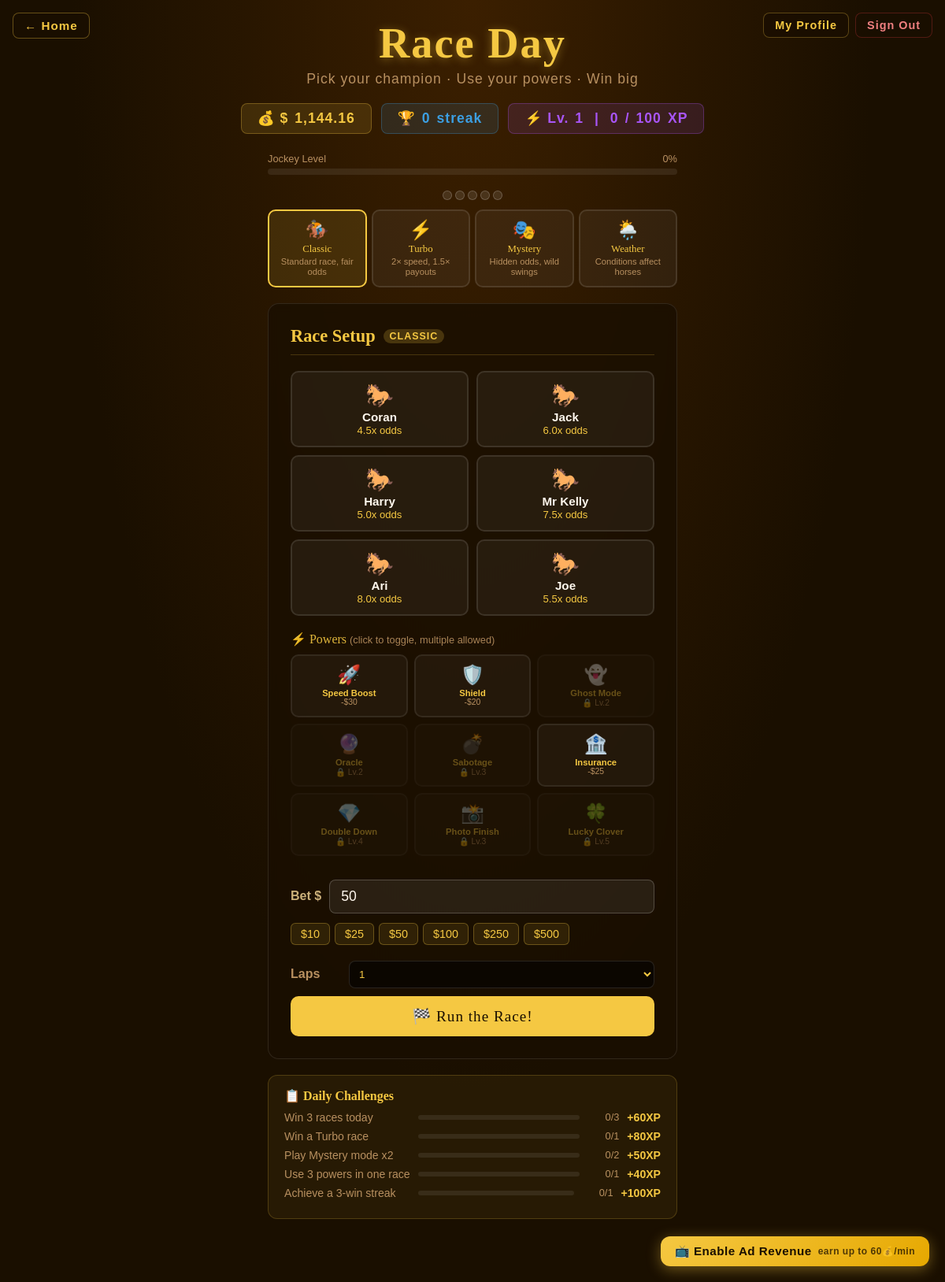
/race (signed in), run on an earlier commit of the app's database.
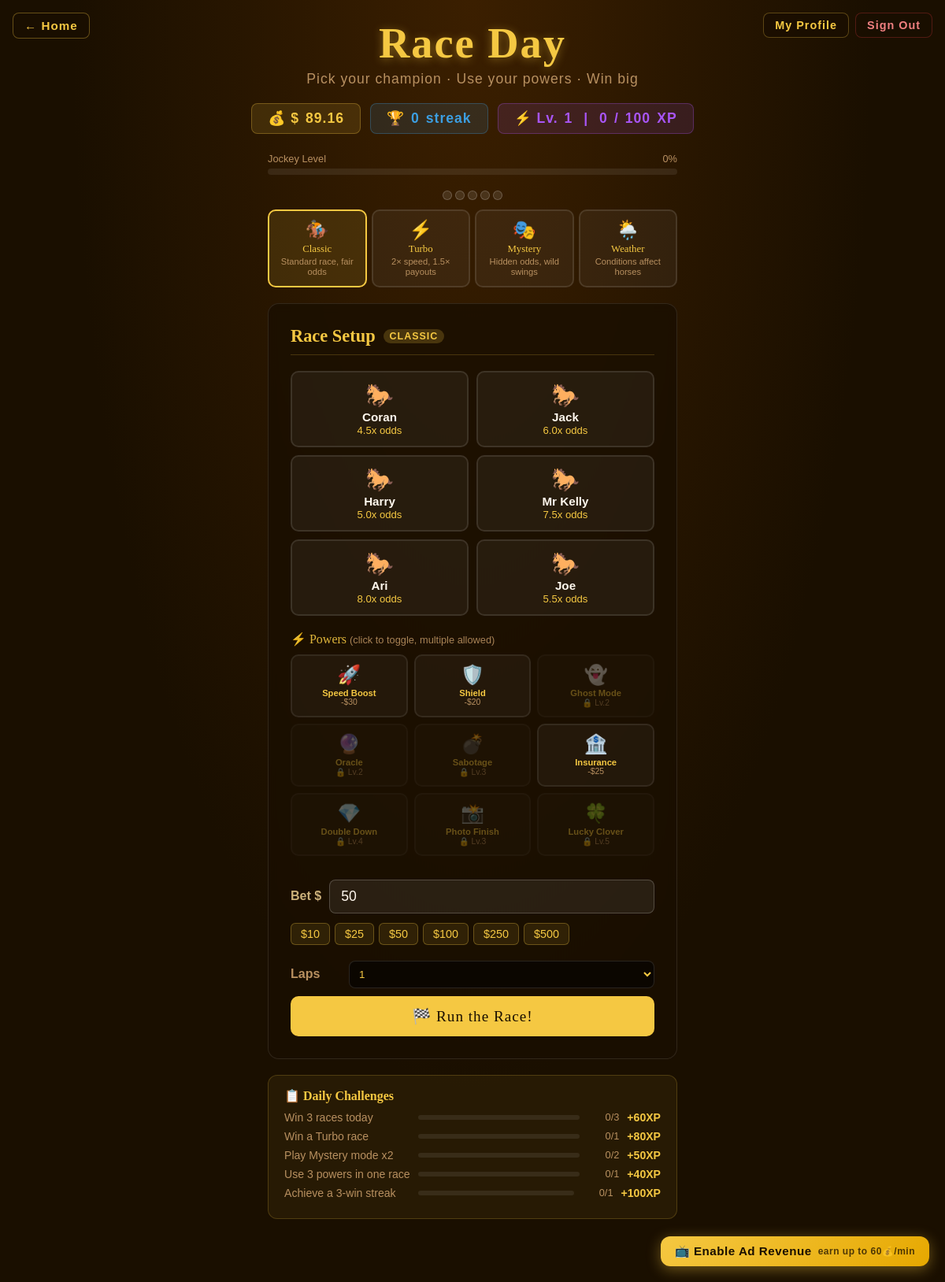
And on a later commit of the database.
### tables this page shows
CREATE TABLE users (
            id            INTEGER PRIMARY KEY AUTOINCREMENT,
            username      TEXT    NOT NULL UNIQUE,
            email         TEXT    NOT NULL UNIQUE,
            password_hash TEXT    NOT NULL,
            wallet        REAL    NOT NULL DEFAULT 1000.0,
            total_wagered REAL    NOT NULL DEFAULT 0.0,
            total_won     REAL    NOT NULL DEFAULT 0.0,
            race_wins     INTEGER NOT NULL DEFAULT 0,
            race_plays    INTEGER NOT NULL DEFAULT 0,
            keno_wins     INTEGER NOT NULL DEFAULT 0,
            keno_plays    INTEGER NOT NULL DEFAULT 0,
            win_streak    INTEGER NOT NULL DEFAULT 0,
            best_streak   INTEGER NOT NULL DEFAULT 0,
            created_at    TEXT    NOT NULL
        );

### app.py (the view)
@app.route('/race')
@login_required
def race():
    return render_template('Race.html', horses=HORSES, user=current_user())

### app.py (called while the page is built)
def get_db():
    if 'db' not in g:
        g.db = sqlite3.connect(DATABASE)
        g.db.row_factory = sqlite3.Row
    return g.db

def login_required(f):
    @wraps(f)
    def decorated(*args, **kwargs):
        if 'user_id' not in session:
            return redirect(url_for('login'))
        return f(*args, **kwargs)
    return decorated

def current_user():
    if 'user_id' not in session:
        return None
    return get_db().execute('SELECT * FROM users WHERE id=?', (session['user_id'],)).fetchone()

### Templates/Race.html (shortened to what the changed rows need)
<!DOCTYPE html>
<html lang="en">
<head>
</head>
<body>
<h1>Race Day</h1>
<div class="top-stats">
  <div class="stat-pill">💰 $<span id="wallet-display">{% if user is defined and user %}{{ "%.2f"|format(user['wallet']) }}{% else %}1000.00{% endif %}</span></div>
</div>
<div class="setup-panel" id="setup-panel">
  <h2 id="setup-title">Race Setup <span class="mode-badge classic" id="mode-badge-label">Classic</span></h2>
</div>
</body>
</html>

What changed in the data, as far as the page shows it:
changed users: wallet "1,144.16" → "89.16"
